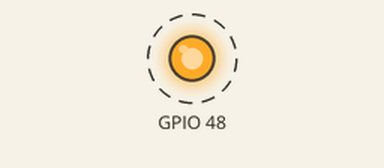
Recording of a program running on a simulated ESP32-S3. Parts: output pins drawn as LEDs (lit = HIGH). Dashed ring = blinking. What the program prints to the serial monitor is not drawn.

Above: at 0.5 s.
Timing chart, 0 to 4.6 s (numbered marks = the images above):
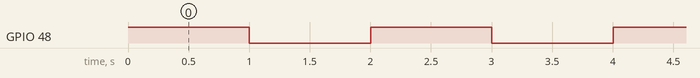

The program:

main.cpp
```cpp
#include <Arduino.h>

SemaphoreHandle_t semOn;
SemaphoreHandle_t semOff;

void TaskLEDOn(void *pvParameters);
void TaskLEDOff(void *pvParameters);

void setup() {
  Serial.begin(115200);
  pinMode(LED_BUILTIN, OUTPUT);

  semOn = xSemaphoreCreateBinary();
  semOff = xSemaphoreCreateBinary();

  xTaskCreatePinnedToCore(TaskLEDOn, "LED ON", 2048, NULL, 1, NULL, 0);
  xTaskCreatePinnedToCore(TaskLEDOff, "LED OFF", 2048, NULL, 1, NULL, 1);

  xSemaphoreGive(semOn); // Empieza la tarea de encender
}

void loop() {
}

void TaskLEDOn(void *pvParameters) {
  for(;;) {
    xSemaphoreTake(semOn, portMAX_DELAY);
    digitalWrite(LED_BUILTIN, HIGH);
    Serial.println("LED ON");
    vTaskDelay(1000 / portTICK_PERIOD_MS);
    xSemaphoreGive(semOff);
  }
}

void TaskLEDOff(void *pvParameters) {
  for(;;) {
    xSemaphoreTake(semOff, portMAX_DELAY);
    digitalWrite(LED_BUILTIN, LOW);
    Serial.println("LED OFF");
    vTaskDelay(1000 / portTICK_PERIOD_MS);
    xSemaphoreGive(semOn);
  }
}
```

Measured:
- by itself, GPIO 48: alternates HIGH for 1.0 s and LOW for 1.0 s
